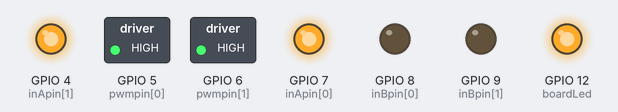
A sketch run on a simulated ESP32. On the bench: switched loads named in the sketch (green lamp = pin HIGH), output pins drawn as LEDs (lit = HIGH). What the sketch prints to the serial monitor is not drawn.

Above: at 12.5 s.
At 25.0 s:
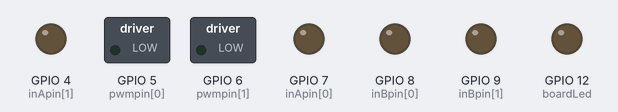
Timing chart, 0 to 37.5 s (numbered marks = the images above):
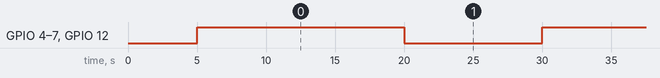

The sketch:

configure_wifi_and_test_motors_leonardo.ino
```cpp
// needed for hacked encoder library
//#define ESP32 1

#include  <WiFi.h>
#include <string.h>
#include <stddef.h>

const char* WIFI_SSID = "ESP32";
WiFiServer server(80);

#define M1PIN 27
#define M2PIN 26
#define M1CHANNEL 1
#define M2CHANNEL 2
#define CW   1
#define CCW  2

boolean isAP = false;

//int inApin[2] = {25, 14};  // INA: Clockwise input
//int inBpin[2] = {33, 32}; // INB: Counter-clockwise input
int inApin[2] = {7, 4};  // INA: Clockwise input
int inBpin[2] = {8, 9}; // INB: Counter-clockwise input
int pwmpin[2] = {5, 6}; // PWM input

//int ledcs[2] = {M1CHANNEL, M2CHANNEL}; // PWM input
// testing without pwm
//int mPins[2] = {M1PIN, M2PIN};

// not sure whether last byte of MAC is C or D - conflicting reports, internal ESP32 compiled lib wrappers
// report D during startup, but my code below reports C
byte mac[] = {
  0x24, 0x0A, 0xC4, 0x04, 0xBB, 0xDC
};
//IPAddress ip(192, 168, 4, 177);

//int boardLed = 5;
int boardLed = 12;

void setup(void) {


  Serial.begin(115200);
  delay(3000);

  Serial.println("turn off led");
  pinMode(boardLed, OUTPUT);
  digitalWrite(boardLed, LOW);// Turn off on-board blue led

  // Initialize digital pins as outputs
  for (int i=0; i<2; i++)
  {
    pinMode(inApin[i], OUTPUT);
    pinMode(inBpin[i], OUTPUT);
    pinMode(pwmpin[i], OUTPUT);
  }
  // Initialize braked
  for (int i=0; i<2; i++)
  {
    digitalWrite(inApin[i], LOW);
    digitalWrite(inBpin[i], LOW);
    digitalWrite(pwmpin[i], LOW);
    //pinMode(ledcs[i], OUTPUT);
  }


  // assign pwm pins to ledc channels
  //ledcAttachPin(M1PIN, M1CHANNEL);
 // ledcAttachPin(M2PIN, M2CHANNEL);

  // intialise the ledc channels
  //ledcSetup(M1CHANNEL, 500, 8); // 500Hz PWM, 8-bit resolution
  //ledcSetup(M2CHANNEL, 500, 8);

  motorOff(0);
  motorOff(1);

  //Serial.println("try motor go");
  //Serial.println("try motor go");
 // motorGo(1, CW, 255);

  //WiFi.mode(WIFI_AP);
  //WiFi.softAP(WIFI_SSID);

  delay(2000);
  uint8_t MAC_array[6];
  char MAC_char[18];
  WiFi.macAddress(MAC_array);
  for (int i = 0; i < sizeof(MAC_array); ++i){
    sprintf(MAC_char,"%s%02x:",MAC_char,MAC_array[i]);
  }

  // note MAC address last digit changes after we switch from default station mode to AP mode.
  Serial.printf("\nAP mac address is %s\n", MAC_char); //- See more at: http://www.esp8266.com/viewtopic.php?f=29&t=3587#sthash.IXbCrpCP.dpuf

  // seems the default AP IP is 192.168.4.1?? - although, dont need that, client phone can determine AP IP
  server.begin();
  isAP = true;
}


void motorOff(int motor)
{
  // Initialize braked
  for (int i=0; i<2; i++)
  {
    digitalWrite(inApin[i], LOW);
    digitalWrite(inBpin[i], LOW);
  }
  //ledcWrite(ledcs[motor], 0);
   digitalWrite(pwmpin[motor], LOW);
}

/* motorGo() will set a motor going in a specific direction
 the motor will continue going in that direction, at that speed
 until told to do otherwise.

 motor: this should be either 0 or 1, will selet which of the two
 motors to be controlled

 direct: Should be between 0 and 3, with the following result
 0: Brake to VCC
 1: Clockwise
 2: CounterClockwise
 3: Brake to GND

 pwm: should be a value between ? and 1023, higher the number, the faster
 it'll go
 */
void motorGo(uint8_t motor, uint8_t direct, uint8_t pwm)
{
  if (motor <= 1)
  {
    if (direct <=4)
    {
      // Set inA[motor]
      if (direct <=1)
        digitalWrite(inApin[motor], HIGH);
      else
        digitalWrite(inApin[motor], LOW);

      // Set inB[motor]
      if ((direct==0)||(direct==2))
        digitalWrite(inBpin[motor], HIGH);
      else
        digitalWrite(inBpin[motor], LOW);

      //ledcWrite(ledcs[motor], pwm);
      digitalWrite(pwmpin[motor], HIGH);
    }
  }
}

// take the SSID and password submitted, and log on to the access point.
void handleRequest(String request) {

  int start = request.indexOf('/');
  int middle = request.indexOf('/', start+1);
  int last = request.indexOf('/', middle+1);

  String ssid = request.substring(start+1, middle);
  String password = request.substring(middle+1, last);


  Serial.printf("Connecting to %s with %s\n", ssid.c_str(), password.c_str());

  //WiFi.mode(WIFI_STA);
  isAP = false;
  WiFi.begin(ssid.c_str(), password.c_str());

  // confirm connection
  Serial.println("");
  Serial.println("WiFi connected");
  Serial.println("IP address: ");
  Serial.println(WiFi.localIP());

}

void loop(void) {

  Serial.println("testing motors");
  Serial.println("both high 15 secs ");
  motorGo(0, 1, 255);
  motorGo(1, 1, 255);
  digitalWrite(boardLed, HIGH);
  delay(15000);

  motorOff(0);
  motorOff(1);
  digitalWrite(boardLed, LOW);
  Serial.println("both off 10 secs ");
  delay(10000);

  Serial.println("testing motors");

  if(isAP){
    // Check if a client has connected
    WiFiClient client = server.available();
    if (client) {

      // Wait until the client sends some data
      Serial.println("New client");
      delay(1);

      // Read the first line of the request
      String request = client.readStringUntil('\r');
      Serial.print("Request: ");
      Serial.println(request);

      client.flush();

      String httpResponse = "HTTP/1.1 200 OK\r\n";
      String content = "<!DOCTYPE HTML>\r\n<html><h1>thanks for that</h1></html>\r\n";

      Serial.println("Response:");
      Serial.println(content);
      client.printf("HTTP/1.1 200 OK\r\nContent-Type: text/html\r\nContent-Length: %u\r\n\r\n%s",
        content.length(), content.c_str());
      client.flush();

      delay(1);
      Serial.println("Client disonnected"); //When method ends

      handleRequest(request);
    } else{
      delay(10);
      yield();
    }
  } else {
    delay(5000);
    Serial.println(WiFi.localIP());
  }
}
```

Measured:
- by itself, GPIO 4 (inApin[1]), GPIO 5 (pwmpin[0]), GPIO 6 (pwmpin[1]), GPIO 7 (inApin[0]), GPIO 12 (boardLed): alternates HIGH for 15.0 s and LOW for 10.0 s
